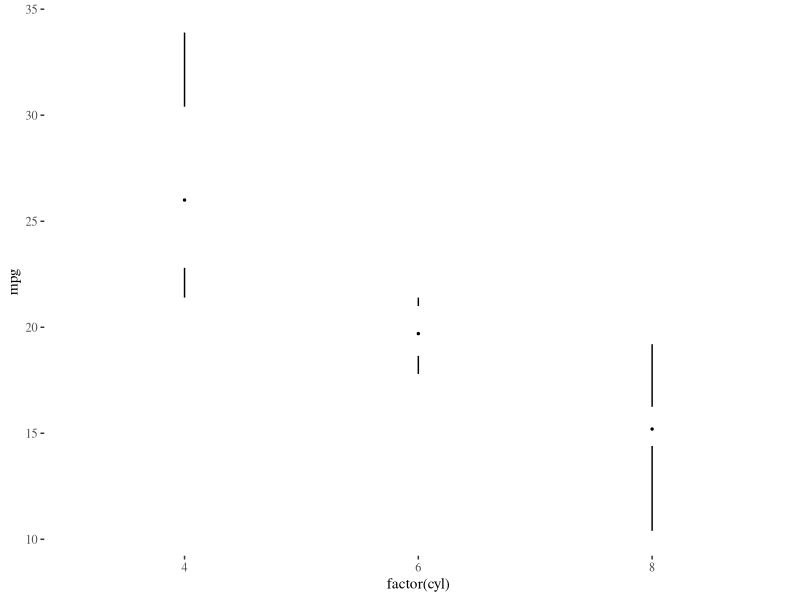
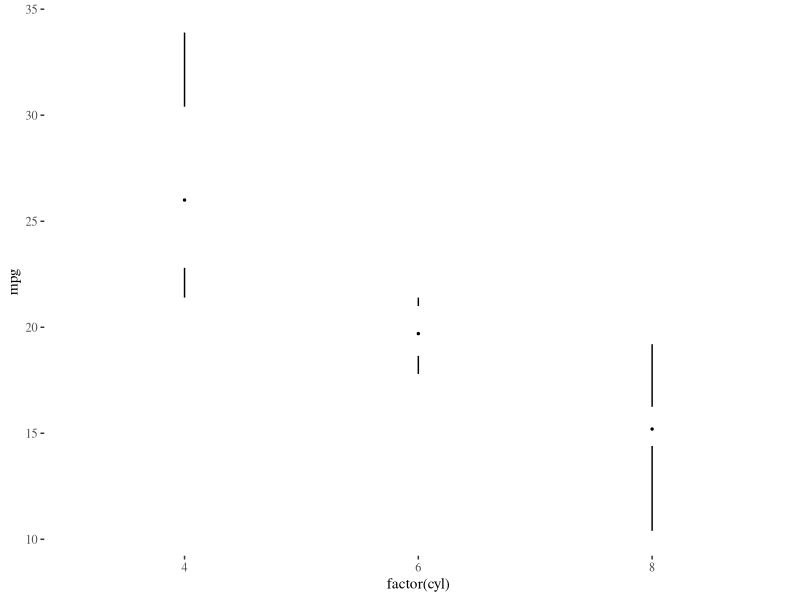
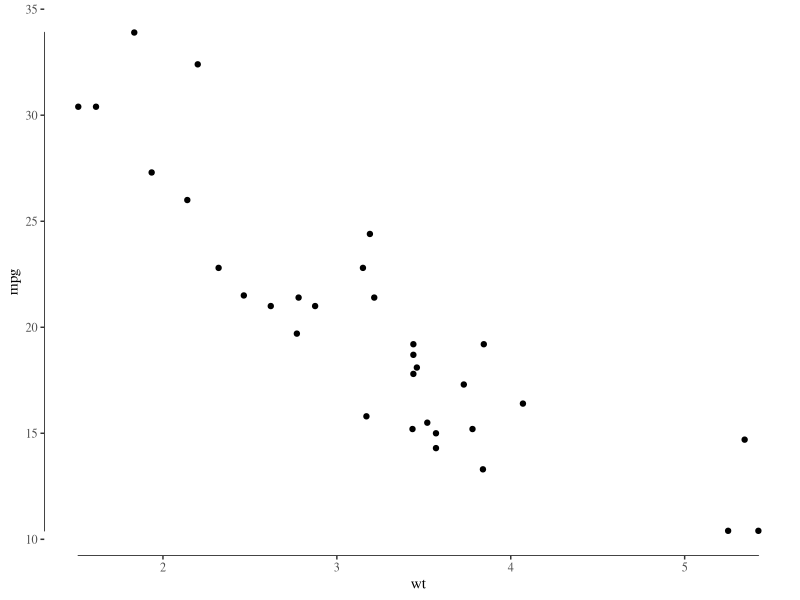
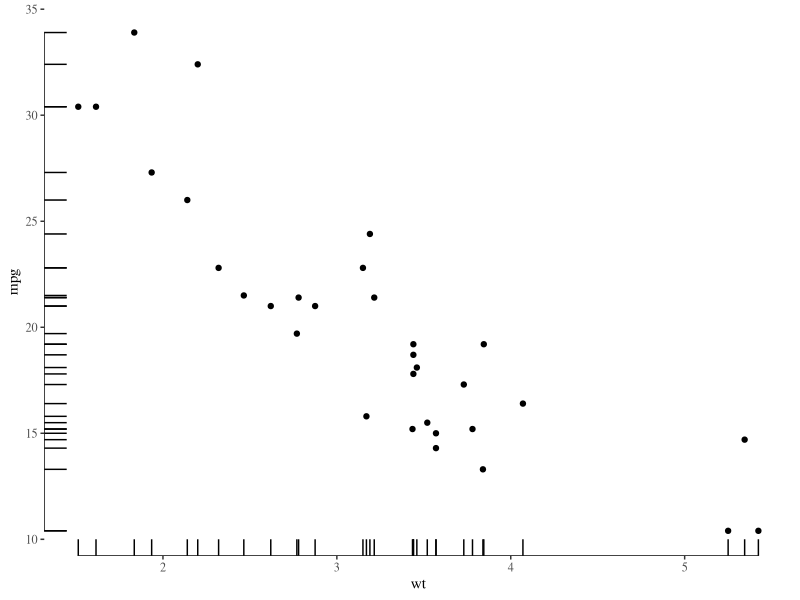

Recreate these plots in R, in order.
## Example use of tufte themes
## Tim Lucas
## 19-11-13

library(ggplot2)
library(ggthemes)

setwd('~/Dropbox/Documents/statsforbios')

## Tufte style bar charts
library(ggthemes)
(ggplot(mtcars, aes(factor(cyl), mpg))
+ geom_tufteboxplot() +
theme_tufte())


# Bar chart with boxes
(ggplot(mtcars, aes(factor(cyl), mpg))
 + geom_tufteboxplot(usebox=TRUE, fatten=1) +
theme_tufte())


## Range plot

(ggplot(mtcars, aes(wt, mpg))
+ geom_point() + geom_rangeframe()
+ theme_tufte())




# Range plot with rug

(ggplot(mtcars, aes(wt, mpg))
+ geom_point() + geom_rangeframe()
+ geom_rug() + theme_tufte())
